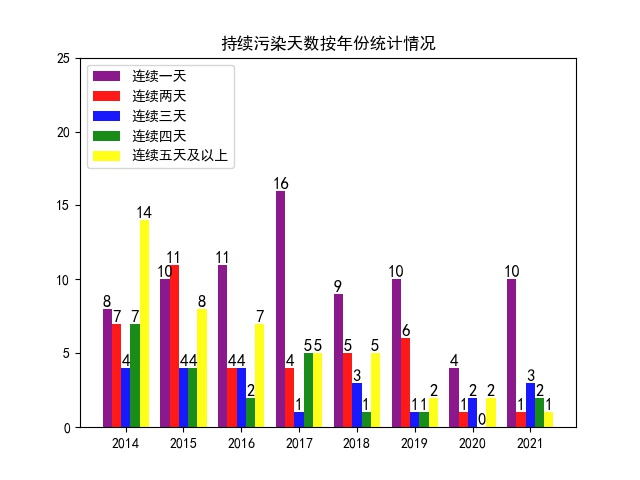

This chart was generated by the following Python code:
# -*- coding: utf-8 -*-
# @Time    : 2022/5/14 14:14
# @Author  : 自动化2005陈富昌0122004950804
# @Site    :
# @File    : ContinuePollution.py
# @Software: PyCharm
import pandas as pd
import matplotlib.pyplot as plt


## 按年份把污染情况数据提取出来,因为2013和2022数据不完整，所以不需要
def SplitToOneYear(WHAirData):
    WHAirData_Dict = WHAirData.to_dict('records')  # dataframe转化为dict数据
    YearAirData = {}
    for i in range(2014, 2022):  # 14-21年数据Dict，年份为key
        YearAirData[str(i)] = []  # 不同index的存放不同year的数据

    # 按年份提取每一天的质量等级
    for OneDay in WHAirData_Dict:
        Year = OneDay['日期'].split('-')[0].replace('\ufeff', '', 1)  # 把年份单独取出来， 便于按照年份分割，‘\ufeff’是数据中的一个乱码
        if Year != '2013' and Year != '2022':  # 因为2013和2022数据不完整，所以不需要
            YearAirData[Year].append(OneDay['质量等级'])
    return YearAirData


def SplitToOneYear1(WHAirData):
    WHAirData_Dict = WHAirData.to_dict('records')  # dataframe转化为dict数据
    YearAirData = {}
    for i in range(2014, 2022):  # 14-21年数据Dict，年份为key
        YearAirData[str(i)] = []  # 不同index的存放不同year的数据

    # 按年份提取每一天的质量等级
    for OneDay in WHAirData_Dict:
        Year = OneDay['日期'].split('-')[0].replace('\ufeff', '', 1)  # 把年份单独取出来， 便于按照年份分割，‘\ufeff’是数据中的一个乱码
        if Year != '2013' and Year != '2022':  # 因为2013和2022数据不完整，所以不需要
            YearAirData[Year].append(OneDay['质量等级'])
    return YearAirData


# 统计污染情况
def PolluDaysStatistic(YearAirData):
    AllYearStatistic = []
    for OneYearData in YearAirData:
        DaysNum = len(YearAirData[OneYearData])
        OneYearStatistic = {'连续一天': 0, '连续两天': 0, '连续三天': 0,
                            '连续四天': 0, '连续五天及以上': 0}
        #  [1]	该年的第一天：当前天有污染，之后一天无污染；
        #  [2]	该年最后一天：当前天有污染，前面一天无污染；
        #  [3]	该年中间：当前天有污染，前面一天无污染，之后一天无污染。
        # -------------------------------------连续一天------------------------------------------
        for i in range(0, DaysNum):
            if i == 0 and ('污染' in YearAirData[OneYearData][i]) and \
                    ('污染' not in YearAirData[OneYearData][i + 1]):
                OneYearStatistic['连续一天'] += 1
            elif i == DaysNum - 1 and ('污染' in YearAirData[OneYearData][i]) and \
                    ('污染' not in YearAirData[OneYearData][i - 1]):
                OneYearStatistic['连续一天'] += 1
            elif ('污染' in YearAirData[OneYearData][i]) and \
                    ('污染' not in YearAirData[OneYearData][i - 1]) and \
                    ('污染' not in YearAirData[OneYearData][i + 1]):
                OneYearStatistic['连续一天'] += 1
            #  [1]	非该年的最后一天：当前天有污染，前一天有污染，前二天无污染，后一天无污染；
            #  [2]	该年的最后一天：当前天有污染，前一天有污染，前二天无污染。
            # -------------------------------------连续两天------------------------------------------
            elif i == DaysNum - 1 and ('污染' in YearAirData[OneYearData][i]) and \
                    ('污染' in YearAirData[OneYearData][i - 1]) and \
                    ('污染' not in YearAirData[OneYearData][i - 2]):
                OneYearStatistic['连续两天'] += 1
            elif i >= 1 and ('污染' in YearAirData[OneYearData][i]) and \
                    ('污染' in YearAirData[OneYearData][i - 1]) and \
                    ('污染' not in YearAirData[OneYearData][i - 2]) and \
                    ('污染' not in YearAirData[OneYearData][i + 1]):
                OneYearStatistic['连续两天'] += 1
            #  [1]  非该年的最后一天：当前天有污染，前一天有污染，前二天有污染，前三天无污染，后一天无污染；
            #  [2]  该年的最后一天：当前天有污染，前一天有污染，前二天有污染，前三天无污染。
            # -------------------------------------连续三天------------------------------------------
            elif i == DaysNum - 1 and ('污染' in YearAirData[OneYearData][i]) and \
                    ('污染' in YearAirData[OneYearData][i - 1]) and \
                    ('污染' in YearAirData[OneYearData][i - 2]) and \
                    ('污染' not in YearAirData[OneYearData][i - 3]):
                OneYearStatistic['连续三天'] += 1
            elif i >= 2 and ('污染' in YearAirData[OneYearData][i]) and \
                    ('污染' in YearAirData[OneYearData][i - 1]) and \
                    ('污染' in YearAirData[OneYearData][i - 2]) and \
                    ('污染' not in YearAirData[OneYearData][i - 3]) and \
                    ('污染' not in YearAirData[OneYearData][i + 1]):
                OneYearStatistic['连续三天'] += 1
            #  [1]	非该年的最后一天：当前天有污染，前一天有污染，前二天有污染，前三天有污染，前四天无污染，后一天无污染；
            #  [2]	该年的最后一天：当前天有污染，前一天有污染，前二天有污染，前三天有污染，前四天无污染。
            # -------------------------------------连续四天------------------------------------------
            elif i == DaysNum - 1 and ('污染' in YearAirData[OneYearData][i]) and \
                    ('污染' in YearAirData[OneYearData][i - 1]) and \
                    ('污染' in YearAirData[OneYearData][i - 2]) and \
                    ('污染' in YearAirData[OneYearData][i - 3]) and \
                    ('污染' not in YearAirData[OneYearData][i - 4]):
                OneYearStatistic['连续四天'] += 1
            elif i >= 3 and ('污染' in YearAirData[OneYearData][i]) and \
                    ('污染' in YearAirData[OneYearData][i - 1]) and \
                    ('污染' in YearAirData[OneYearData][i - 2]) and \
                    ('污染' in YearAirData[OneYearData][i - 3]) and \
                    ('污染' not in YearAirData[OneYearData][i - 4]) and \
                    ('污染' not in YearAirData[OneYearData][i + 1]):
                OneYearStatistic['连续四天'] += 1
            #  [1]	非该年的最后一天：当前天有污染，前一天有污染，前二天有污染，前三天有污染，前四天有污染，后一天无污染；
            #  [2]	该年的最后一天：当前天有污染，前一天有污染，前二天有污染，前三天有污染，前四天有污染。
            # -------------------------------------连续五天及以上------------------------------------------
            elif i == DaysNum - 1 and ('污染' in YearAirData[OneYearData][i]) and \
                    ('污染' in YearAirData[OneYearData][i - 1]) and \
                    ('污染' in YearAirData[OneYearData][i - 2]) and \
                    ('污染' in YearAirData[OneYearData][i - 3]) and \
                    ('污染' in YearAirData[OneYearData][i - 4]):
                OneYearStatistic['连续五天及以上'] += 1
            elif i >= 4 and ('污染' in YearAirData[OneYearData][i]) and \
                    ('污染' in YearAirData[OneYearData][i - 1]) and \
                    ('污染' in YearAirData[OneYearData][i - 2]) and \
                    ('污染' in YearAirData[OneYearData][i - 3]) and \
                    ('污染' in YearAirData[OneYearData][i - 4]) and \
                    ('污染' not in YearAirData[OneYearData][i + 1]):
                OneYearStatistic['连续五天及以上'] += 1

        AllYearStatistic.append(OneYearStatistic)
    return AllYearStatistic
def PolluDaysStatistic1(YearAirData):
    AllYearStatistic = []
    for OneYearData in YearAirData:
        OneYearStatistic = {'优': 0, '良': 0, '轻度污染': 0,
                            '中度污染': 0, '重度污染': 0, '严重污染': 0}
        for quality in YearAirData[OneYearData]:
            if quality == '优':
                OneYearStatistic['优'] += 1
            elif quality == '良':
                OneYearStatistic['良']+=1
            elif quality == '轻度污染':
                OneYearStatistic['轻度污染']+=1
            elif quality == '中度污染':
                OneYearStatistic['中度污染']+=1
            elif quality == '重度污染':
                OneYearStatistic['重度污染']+=1
            elif quality == '严重污染':
                OneYearStatistic['严重污染']+=1
        AllYearStatistic.append(OneYearStatistic)

    return AllYearStatistic



# 绘制柱状图
def DrawConPollution(AllYearStatistic):
    y1 = []
    y2 = []
    y3 = []
    y4 = []
    y5 = []
    for OneYearData in AllYearStatistic:
        y1.append(OneYearData['连续一天'])
        y2.append(OneYearData['连续两天'])
        y3.append(OneYearData['连续三天'])
        y4.append(OneYearData['连续四天'])
        y5.append(OneYearData['连续五天及以上'])
    width = 0.16  # 设置柱与柱之间的宽度

    x1 = range(len(y1))  # 横坐标
    x2 = [i + width for i in x1]
    x3 = [i + width for i in x2]
    x4 = [i + width for i in x3]
    x5 = [i + width for i in x4]
    # Bar的属性
    Bar1 = plt.bar(x1, y1, width=0.16, alpha=0.9, color='purple')
    Bar2 = plt.bar(x2, y2, width=0.16, alpha=0.9, color='red')
    Bar3 = plt.bar(x3, y3, width=0.16, alpha=0.9, color='blue')
    Bar4 = plt.bar(x4, y4, width=0.16, alpha=0.9, color='green')
    Bar5 = plt.bar(x5, y5, width=0.16, alpha=0.9, color='yellow')

    Year = ['2014', '2015', '2016', '2017', '2018', '2019', '2020', '2021']#需要的年份
    plt.rcParams['font.sans-serif'] = ['SimHei']
    plt.rcParams['axes.unicode_minus'] = False
    plt.xticks([i + 2 * width for i in x1], Year)
    plt.yticks([0, 5, 10, 15, 20, 25])
    plt.legend(['连续一天', '连续两天', '连续三天', '连续四天', '连续五天及以上'],
               loc="upper left")
    plt.title('持续污染天数按年份统计情况')

    # 下面对所有柱子进行数字标注
    for rect in Bar1:
        height = rect.get_height()
        plt.text(rect.get_x() + rect.get_width() / 2, height, str(height), size=12, ha='center', va='bottom')
    for rect in Bar2:
        height = rect.get_height()
        plt.text(rect.get_x() + rect.get_width() / 2, height, str(height), size=12, ha='center', va='bottom')
    for rect in Bar3:
        height = rect.get_height()
        plt.text(rect.get_x() + rect.get_width() / 2, height, str(height), size=12, ha='center', va='bottom')
    for rect in Bar4:
        height = rect.get_height()
        plt.text(rect.get_x() + rect.get_width() / 2, height, str(height), size=12, ha='center', va='bottom')
    for rect in Bar5:
        height = rect.get_height()
        plt.text(rect.get_x() + rect.get_width() / 2, height, str(height), size=12, ha='center', va='bottom')
    plt.savefig('./ContinuePollution.jpg')
    plt.show()
    return

#折线图
def DrawConPollution1(AllYearStatistic):
    y1 = []
    y2 = []
    y3 = []
    y4 = []
    y5 = []
    y6 = []
    for OneYearData in AllYearStatistic:
        y1.append(OneYearData['优'])
        y2.append(OneYearData['良'])
        y3.append(OneYearData['轻度污染'])
        y4.append(OneYearData['中度污染'])
        y5.append(OneYearData['重度污染'])
        y6.append(OneYearData['严重污染'])
    Year = ['2014', '2015', '2016', '2017', '2018', '2019', '2020', '2021']  # 需要的年份
    plt.figure('broken_line')

    ax = plt.subplot(2, 3, 1)  # 选中子区域
    plt.plot(Year,y1,label='Frist line',linewidth=3,color='r',marker='o',markerfacecolor='blue',markersize=5)
    plt.rcParams['font.sans-serif'] = ['SimHei']
    plt.rcParams['axes.unicode_minus'] = False
    plt.xticks(Year,size=7)
    plt.yticks([ 25, 50, 75, 100, 125,150,175])
    ax.set_title('优的天数按年份统计情况',fontsize=7)

    ax = plt.subplot(2, 3, 2)  # 选中子区域
    plt.plot(Year,y2,label='Frist line',linewidth=3,color='r',marker='o',markerfacecolor='blue',markersize=5)
    plt.rcParams['font.sans-serif'] = ['SimHei']
    plt.rcParams['axes.unicode_minus'] = False
    plt.xticks(Year,size=7)
    plt.yticks([  160, 170, 180, 190,200,210,220],size=8)
    ax.set_title('良的天数按年份统计情况',fontsize=7)

    ax = plt.subplot(2, 3, 3)  # 选中子区域
    plt.plot(Year, y3, label='Frist line', linewidth=3, color='r', marker='o', markerfacecolor='blue', markersize=5)
    plt.rcParams['font.sans-serif'] = ['SimHei']
    plt.rcParams['axes.unicode_minus'] = False
    plt.xticks(Year,size=7)
    plt.yticks([ 20, 40, 60, 80, 100,120])
    ax.set_title('轻度污染的天数按年份统计情况',fontsize=7)

    ax = plt.subplot(2, 3, 4)  # 选中子区域
    plt.plot(Year,y4,label='Frist line',linewidth=3,color='r',marker='o',markerfacecolor='blue',markersize=5)
    plt.rcParams['font.sans-serif'] = ['SimHei']
    plt.rcParams['axes.unicode_minus'] = False
    plt.xticks(Year,size=7)
    plt.yticks([ 5, 10, 15, 20, 25,30,35,40])
    ax.set_title('中度污染的天数按年份统计情况',fontsize=7)

    ax = plt.subplot(2, 3, 5)  # 选中子区域
    plt.plot(Year,y5,label='Frist line',linewidth=3,color='r',marker='o',markerfacecolor='blue',markersize=5)
    plt.rcParams['font.sans-serif'] = ['SimHei']
    plt.rcParams['axes.unicode_minus'] = False
    plt.xticks(Year,size=7)
    plt.yticks([ 5,10,15,20,25])
    ax.set_title('重度污染的天数按年份统计情况',fontsize=7)

    ax = plt.subplot(2, 3, 6)  # 选中子区域
    plt.plot(Year,y6,label='Frist line',linewidth=3,color='r',marker='o',markerfacecolor='blue',markersize=5)
    plt.rcParams['font.sans-serif'] = ['SimHei']
    plt.rcParams['axes.unicode_minus'] = False
    plt.xticks(Year,size=7)
    plt.yticks([ 5,10,15,20,25])
    ax.set_title('严重污染的天数按年份统计情况',fontsize=7)

    plt.savefig('./ContinuePollution1.jpg')
    plt.show()





if __name__ == '__main__':
    WHAirData = pd.read_excel(r'武汉合并数据.xlsx')  # 读取武汉合并数据,得到DataFrame
    YearAirData = SplitToOneYear(WHAirData)  # 按年份把污染情况数据提取出来,因为2013和2022数据不完整，所以不需要
    AllYearStatistic = PolluDaysStatistic(YearAirData)  # 统计污染情况
    DrawConPollution(AllYearStatistic)  # 绘制柱状图
    YearAirData1 = SplitToOneYear1(WHAirData)# 按年份把空气质量数据提取出来,因为2013和2022数据不完整，所以不需要
    AllYearStatistic1 = PolluDaysStatistic1(YearAirData1)# 统计空气质量情况
    DrawConPollution1(AllYearStatistic1)# 绘制折线图


